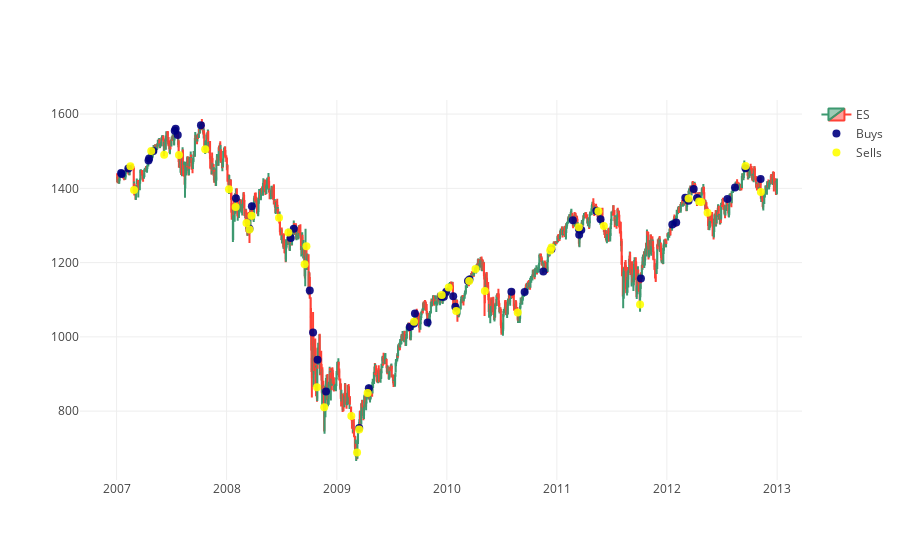

Notebook cell for this chart:
### Code cell
trace1 = go.Candlestick(x=full_h.index, 
                        open=full_h.open,
                        high=full_h.high,
                        low=full_h.low,
                        close=full_h.close, 
                        name=root, 
                        hoverinfo='none',
                       )


params = {
    'mode': 'markers',
    'hoverinfo': 'text',
}
trace2 = go.Scatter(
    x=buys.index,
    y=buys['price'],
    name='Buys',
    text=list(buys['amount']),
    textposition='middle left',
    marker=dict(size=8,
                color='rgba(0, 0, 128, .9)'),
    **params,
)
trace3 = go.Scatter(
    x=sells.index,
    y=sells['price'],
    name='Sells',
    text=list(sells['amount']),
    textposition='middle right',
    marker=dict(size=8,
                color='rgba(255, 255, 0, .9)'),
    **params
)

layout = go.Layout(
    xaxis = dict(
        rangeslider = dict(
            visible = False
        )
    )
)
data = [trace1, trace2, trace3]
fig = go.Figure(data=data,layout=layout)

py.iplot(fig, filename='candlestick_chart')

### Figure 1 — Plotly figure (JSON) as saved in the notebook; plotly's stock layout.template omitted (floating-point values rounded to 4 significant figures; data arrays with more than 128 entries replaced by an {"elided": "..."} marker saying what was removed)
{"data": [{"close": {"elided": "1510 float values"}, "high": {"elided": "1510 float values"}, "hoverinfo": "none", "low": {"elided": "1510 float values"}, "name": "ES", "open": {"elided": "1510 float values"}, "type": "candlestick", "uid": "45b2c5e4-2ec2-11e9-b5dd-2c4d544dcc72", "x": {"elided": "1510 str values"}}, {"hoverinfo": "text", "marker": {"color": "rgba(0, 0, 128, .9)", "size": 8}, "mode": "markers", "name": "Buys", "text": ["4", "2", "1", "4", "1", "1", "3", "1", "1", "2", "5", "2", "3", "2", "5", "4", "3", "1", "1", "4", "7", "2", "1", "1", "1", "2", "1", "1", "1", "1", "3", "4", "3", "4", "2", "4", "1", "2", "1", "2", "1", "1", "4", "3", "1", "1", "5", "1", "1", "4", "1", "5", "1"], "textposition": "middle left", "type": "scatter", "uid": "45b2c5e5-2ec2-11e9-b8bb-2c4d544dcc72", "x": ["2007-01-16", "2007-01-18", "2007-02-09", "2007-04-17", "2007-04-19", "2007-05-03", "2007-07-13", "2007-07-16", "2007-07-23", "2007-10-08", "2008-02-01", "2008-03-17", "2008-03-25", "2008-08-01", "2008-08-11", "2008-10-03", "2008-10-14", "2008-10-29", "2008-11-26", "2009-03-16", "2009-04-17", "2009-08-31", "2009-09-14", "2009-09-17", "2009-10-29", "2009-12-15", "2009-12-22", "2009-12-30", "2010-01-22", "2010-01-29", "2010-03-12", "2010-03-17", "2010-08-03", "2010-09-16", "2010-11-17", "2010-12-14", "2011-02-23", "2011-03-15", "2011-03-16", "2011-03-23", "2011-05-12", "2011-05-26", "2011-10-07", "2012-01-19", "2012-02-01", "2012-03-02", "2012-03-13", "2012-03-30", "2012-04-10", "2012-07-20", "2012-08-14", "2012-09-18", "2012-11-07"], "y": [1441, 1438.0, 1454.0, 1475.0, 1480.0, 1501.0, 1555.0, 1560.0, 1544.0, 1570.0, 1373, 1291, 1352.0, 1266.0, 1292.0, 1125.0, 1012, 938.8, 853, 754.8, 861.5, 1026.0, 1036, 1063.0, 1039.0, 1108.0, 1108.0, 1121.0, 1110.0, 1081, 1151.0, 1155.0, 1122.0, 1121, 1176.0, 1236, 1314, 1290.0, 1275.0, 1288.0, 1339.0, 1316.0, 1157.0, 1303.0, 1308.0, 1374.0, 1367.0, 1398, 1374.0, 1372.0, 1402, 1454, 1425]}, {"hoverinfo": "text", "marker": {"color": "rgba(255, 255, 0, .9)", "size": 8}, "mode": "markers", "name": "Sells", "text": ["-1", "-6", "-1", "-5", "-5", "-2", "-2", "-3", "-2", "-1", "-2", "-3", "-4", "-2", "-5", "-1", "-1", "-3", "-1", "-4", "-3", "-2", "-3", "-1", "-5", "-3", "-1", "-3", "-3", "-1", "-5", "-5", "-2", "-5", "-4", "-5", "-1", "-3", "-3", "-5", "-6"], "textposition": "middle right", "type": "scatter", "uid": "45b2c5e6-2ec2-11e9-94d5-2c4d544dcc72", "x": ["2007-02-16", "2007-02-28", "2007-04-26", "2007-06-08", "2007-07-27", "2007-10-22", "2008-01-09", "2008-01-31", "2008-03-07", "2008-03-17", "2008-03-24", "2008-06-23", "2008-07-24", "2008-09-16", "2008-09-22", "2008-10-27", "2008-11-20", "2009-02-18", "2009-03-09", "2009-03-16", "2009-04-13", "2009-09-14", "2009-12-15", "2010-01-07", "2010-02-01", "2010-03-16", "2010-04-06", "2010-05-07", "2010-08-24", "2010-12-10", "2010-12-14", "2011-03-15", "2011-05-19", "2011-06-06", "2011-10-04", "2012-03-13", "2012-04-17", "2012-04-24", "2012-05-15", "2012-09-18", "2012-11-08"], "y": [1460.0, 1396.0, 1501.0, 1490.0, 1490.0, 1505.0, 1397.0, 1350.0, 1307, 1290.0, 1326.0, 1321.0, 1281.0, 1196.0, 1244, 864.2, 810.5, 786.8, 688.8, 750.8, 848.8, 1040.0, 1113.0, 1133, 1070, 1150.0, 1183, 1124.0, 1066.0, 1233.0, 1241.0, 1296.0, 1338.0, 1299.0, 1088.0, 1372.0, 1364.0, 1363, 1334.0, 1460.0, 1390.0]}], "layout": {"xaxis": {"rangeslider": {"visible": false}}}}
